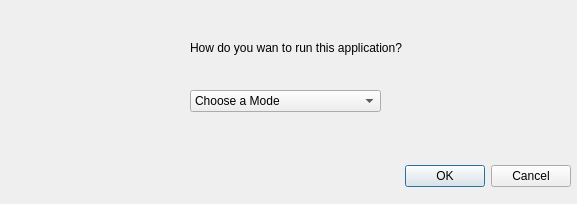
<?xml version="1.0" encoding="UTF-8"?>
<ui version="4.0">
 <class>Dialog</class>
 <widget class="QDialog" name="Dialog">
  <property name="geometry">
   <rect>
    <x>0</x>
    <y>0</y>
    <width>577</width>
    <height>204</height>
   </rect>
  </property>
  <property name="maximumSize">
   <size>
    <width>577</width>
    <height>204</height>
   </size>
  </property>
  <property name="windowTitle">
   <string>Modes</string>
  </property>
  <widget class="QDialogButtonBox" name="buttonBox">
   <property name="geometry">
    <rect>
     <x>0</x>
     <y>160</y>
     <width>571</width>
     <height>32</height>
    </rect>
   </property>
   <property name="orientation">
    <enum>Qt::Horizontal</enum>
   </property>
   <property name="standardButtons">
    <set>QDialogButtonBox::Cancel|QDialogButtonBox::Ok</set>
   </property>
  </widget>
  <widget class="QLabel" name="label">
   <property name="geometry">
    <rect>
     <x>40</x>
     <y>30</y>
     <width>101</width>
     <height>101</height>
    </rect>
   </property>
   <property name="styleSheet">
    <string notr="true">border-image: url(:/img/NM_State_University_logo.png);</string>
   </property>
   <property name="text">
    <string/>
   </property>
  </widget>
  <widget class="QLabel" name="label_3">
   <property name="geometry">
    <rect>
     <x>190</x>
     <y>40</y>
     <width>261</width>
     <height>16</height>
    </rect>
   </property>
   <property name="text">
    <string>How do you wan to run this application? </string>
   </property>
  </widget>
  <widget class="QComboBox" name="comboBox">
   <property name="geometry">
    <rect>
     <x>190</x>
     <y>90</y>
     <width>191</width>
     <height>22</height>
    </rect>
   </property>
   <property name="maxVisibleItems">
    <number>3</number>
   </property>
   <item>
    <property name="text">
     <string>Choose a Mode</string>
    </property>
   </item>
   <item>
    <property name="text">
     <string>Student Mode</string>
    </property>
   </item>
   <item>
    <property name="text">
     <string>Administrator Mode</string>
    </property>
   </item>
  </widget>
 </widget>
 <resources>
  <include location="resources_rc.qrc"/>
 </resources>
 <connections>
  <connection>
   <sender>buttonBox</sender>
   <signal>accepted()</signal>
   <receiver>Dialog</receiver>
   <slot>accept()</slot>
   <hints>
    <hint type="sourcelabel">
     <x>248</x>
     <y>254</y>
    </hint>
    <hint type="destinationlabel">
     <x>157</x>
     <y>274</y>
    </hint>
   </hints>
  </connection>
  <connection>
   <sender>buttonBox</sender>
   <signal>rejected()</signal>
   <receiver>Dialog</receiver>
   <slot>reject()</slot>
   <hints>
    <hint type="sourcelabel">
     <x>316</x>
     <y>260</y>
    </hint>
    <hint type="destinationlabel">
     <x>286</x>
     <y>274</y>
    </hint>
   </hints>
  </connection>
 </connections>
</ui>
